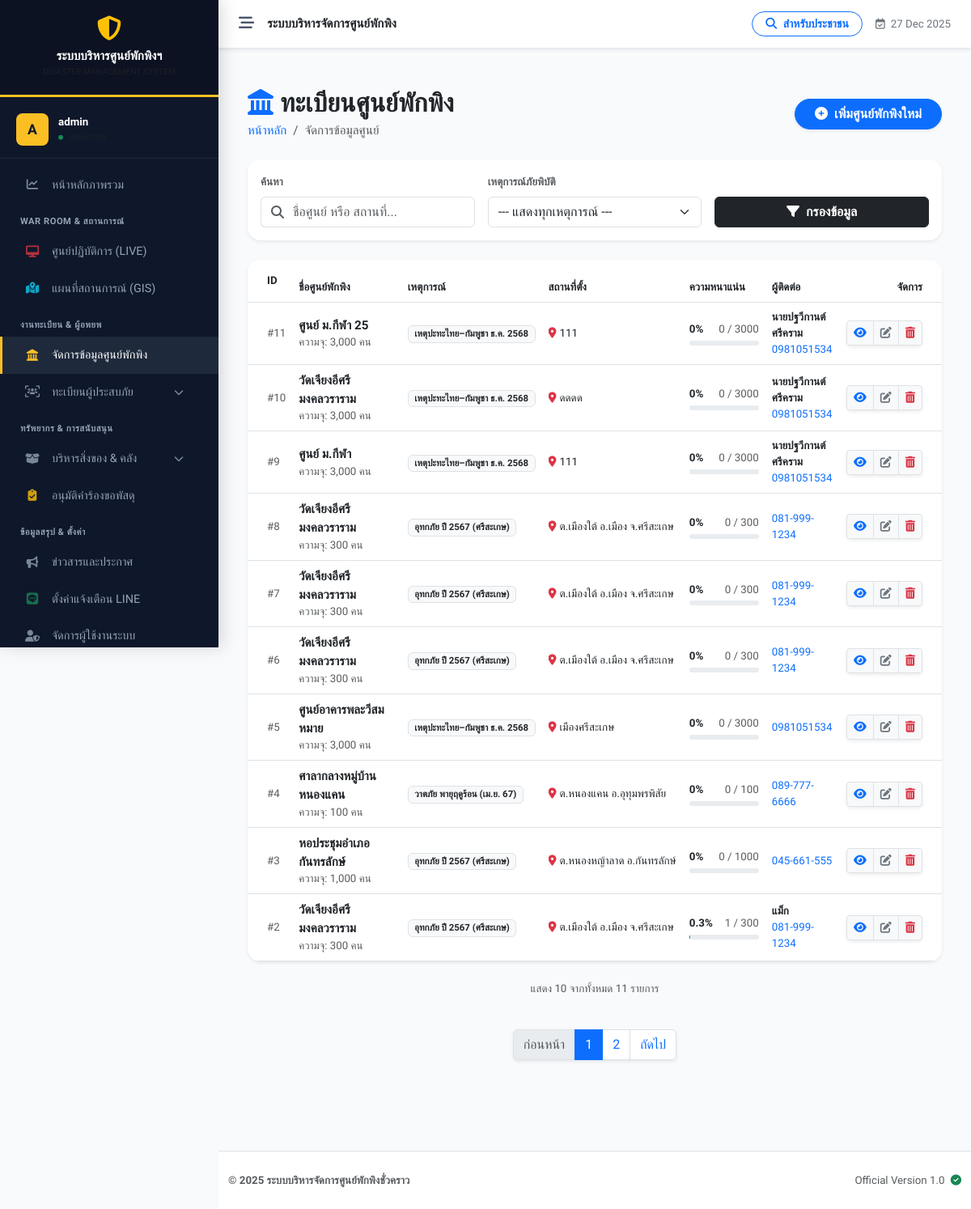
Before: /shelter_list.php (signed in) with the older database file.
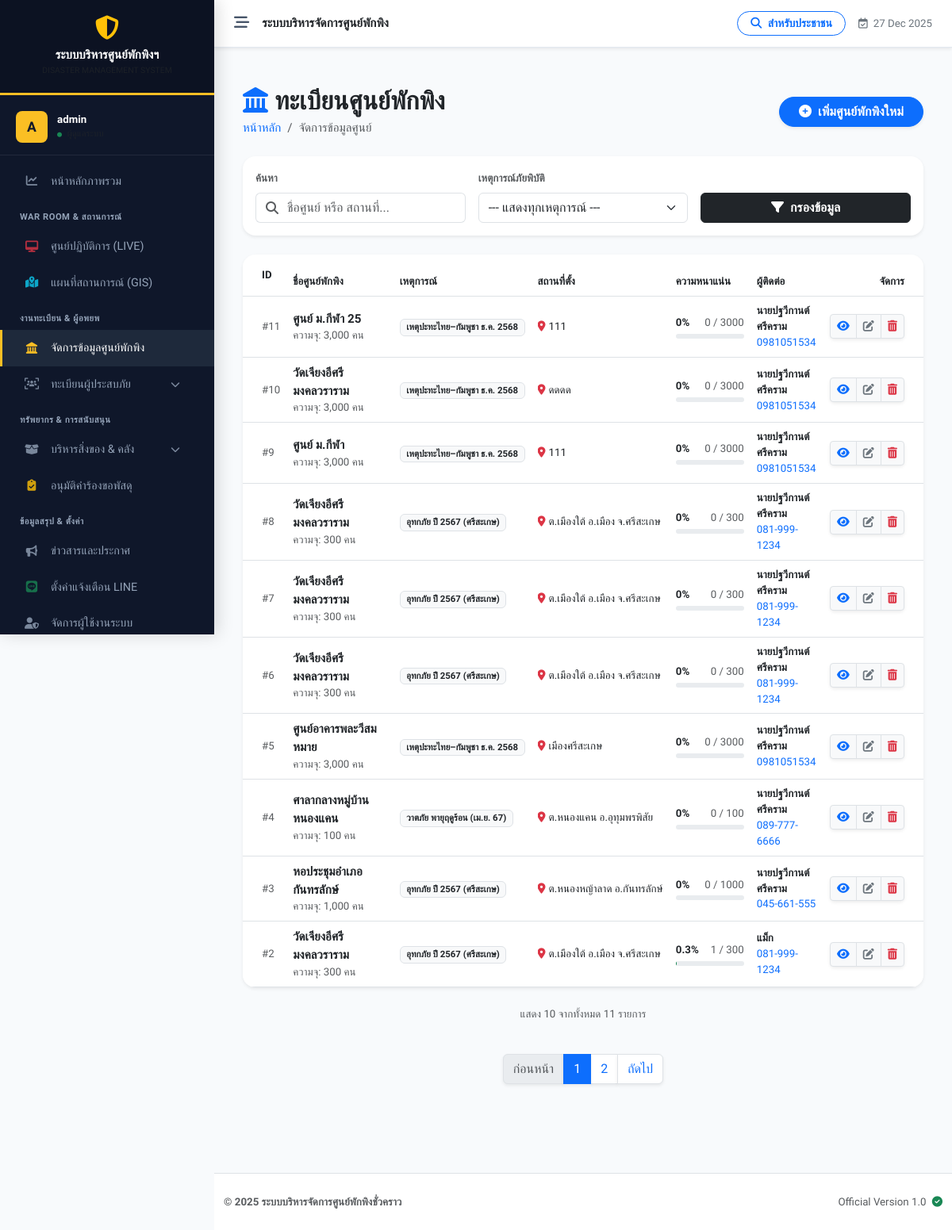
After: the same page with the newer database file.
### tables this page shows
CREATE TABLE `shelters` (
  `id` int(11) NOT NULL,
  `incident_id` int(11) NOT NULL COMMENT 'ผูกกับเหตุการณ์ไหน',
  `name` varchar(200) NOT NULL COMMENT 'ชื่อศูนย์',
  `location` text NOT NULL COMMENT 'ที่ตั้ง',
  `district` varchar(100) DEFAULT NULL,
  `province` varchar(100) DEFAULT NULL,
  `latitude` decimal(10,8) DEFAULT NULL,
  `longitude` decimal(11,8) DEFAULT NULL,
  `capacity` int(11) NOT NULL DEFAULT 0 COMMENT 'ความจุสูงสุด',
  `contact_person` varchar(255) DEFAULT NULL,
  `contact_phone` varchar(20) DEFAULT NULL,
  `status` enum('open','full','closed') NOT NULL DEFAULT 'open',
  `last_updated` datetime DEFAULT NULL,
  `created_at` datetime DEFAULT current_timestamp()
);

CREATE TABLE `incidents` (
  `id` int(11) NOT NULL,
  `name` varchar(200) NOT NULL COMMENT 'ชื่อเหตุการณ์ (เช่น น้ำท่วมปี 67)',
  `type` varchar(50) NOT NULL DEFAULT 'other',
  `description` text DEFAULT NULL,
  `start_date` date NOT NULL,
  `end_date` date DEFAULT NULL,
  `status` enum('active','closed') NOT NULL DEFAULT 'active',
  `created_at` timestamp NOT NULL DEFAULT current_timestamp()
);

### includes/functions.php (called while the page is built, shortened)
<?php
function h($string) {
    return htmlspecialchars($string ?? '', ENT_QUOTES, 'UTF-8');
}

### shelter_list.php (the view, shortened to what the changed rows need)
<?php
require_once 'includes/functions.php';
require_once 'includes/header.php';
$limit = 10;
$page = isset($_GET['page']) ? (int)$_GET['page'] : 1;
$offset = ($page - 1) * $limit;
try {
    $where = [];
    $params = [];
    $types = "";
    $where_sql = !empty($where) ? " WHERE " . implode(" AND ", $where) : "";
    $sql = "SELECT s.*, i.name as incident_name,
            (SELECT COUNT(*) FROM evacuees WHERE shelter_id = s.id AND check_out_date IS NULL) as current_occupancy
            FROM shelters s
            LEFT JOIN incidents i ON s.incident_id = i.id
            $where_sql
            ORDER BY s.id DESC
            LIMIT ?, ?";
    $types_limit = $types . "ii";
    $params_limit = array_merge($params, [$offset, $limit]);
    $stmt = $conn->prepare($sql);
    $stmt->bind_param($types_limit, ...$params_limit);
    $stmt->execute();
    $shelters = $stmt->get_result()->fetch_all(MYSQLI_ASSOC);
} catch (Exception $e) {
    error_log($e->getMessage());
    $shelters = [];
    $total_records = 0;
    $total_pages = 0;
}
?>
<div class="container-fluid py-4">
    <div class="d-flex justify-content-between align-items-center mb-4">
        <div>
            <h2 class="fw-bold text-dark mb-1"><i class="fas fa-landmark text-primary me-2"></i>ทะเบียนศูนย์พักพิง</h2>
        </div>
    </div>
    <div class="card border-0 shadow-sm rounded-4 overflow-hidden mb-4">
        <div class="table-responsive">
            <table class="table table-hover align-middle mb-0">
                <thead class="bg-light">
                    <tr class="text-muted small text-uppercase">
                        <th class="ps-4 py-3" width="5%">ID</th>
                        <th width="20%">ชื่อศูนย์พักพิง</th>
                        <th width="15%">เหตุการณ์</th>
                        <th width="20%">สถานที่ตั้ง</th>
                        <th width="15%">ความหนาแน่น</th>
                        <th width="10%">ผู้ติดต่อ</th>
                        <th class="text-end pe-4" width="15%">จัดการ</th>
                    </tr>
                </thead>
                <tbody>
                    <?php if (!empty($shelters)): ?>
                        <?php foreach ($shelters as $s):
                            $occupancy_perc = ($s['capacity'] > 0) ? ($s['current_occupancy'] / $s['capacity']) * 100 : 0;
                        ?>
                        <tr>
                            <td class="ps-4 text-muted small">#<?php echo $s['id']; ?></td>
                            <td>
                                <div class="fw-bold text-dark"><?php echo h($s['name']); ?></div>
                                <div class="text-muted small">ความจุ: <?php echo number_format($s['capacity']); ?> คน</div>
                            </td>
                            <td>
                                <span class="badge bg-light text-dark border"><?php echo h($s['incident_name'] ?: 'ทั่วไป'); ?></span>
                            </td>
                            <td>
                                <div class="small text-truncate" style="max-width: 200px;" title="<?php echo h($s['location']); ?>">
                                    <i class="fas fa-map-marker-alt text-danger me-1"></i><?php echo h($s['location']); ?>
                                </div>
                            </td>
                            <td>
                                <div class="d-flex justify-content-between mb-1 small">
                                    <span class="fw-bold"><?php echo round($occupancy_perc, 1); ?>%</span>
                                    <span class="text-muted"><?php echo $s['current_occupancy']; ?> / <?php echo $s['capacity']; ?></span>
                                </div>
                                <div class="progress" style="height: 6px; border-radius: 10px;">
                                </div>
                            </td>
                            <td>
                                <div class="small fw-bold"><?php echo h($s['contact_person']); ?></div>
                                <div class="small text-primary"><?php echo h($s['contact_phone']); ?></div>
                            </td>
                            <td class="text-end pe-4">
                                <div class="btn-group shadow-sm">
                                    <a href="shelter_details.php?id=<?php echo $s['id']; ?>" class="btn btn-sm btn-light border" title="ดูรายละเอียด">
                                        <i class="fas fa-eye text-primary"></i>
                                    </a>
                                    <a href="shelter_form.php?id=<?php echo $s['id']; ?>&mode=edit" class="btn btn-sm btn-light border" title="แก้ไข">
                                        <i class="fas fa-edit text-secondary"></i>
                                    </a>
                                    <button onclick="confirmDelete(<?php echo $s['id']; ?>, '<?php echo addslashes($s['name']); ?>')" class="btn btn-sm btn-light border" title="ลบ">
                                        <i class="fas fa-trash-alt text-danger"></i>
                                    </button>
                                </div>
                            </td>
                        </tr>
                        <?php endforeach; ?>
                    <?php endif; ?>
                </tbody>
            </table>
        </div>
    </div>
</div>
<?php include 'includes/footer.php'; ?>

Changed rows visible on the page:
changed shelters id 8: contact_person (not shown) → "นายปฐวีกานต์ ศรีคราม"
changed shelters id 7: contact_person (not shown) → "นายปฐวีกานต์ ศรีคราม"
changed shelters id 6: contact_person (not shown) → "นายปฐวีกานต์ ศรีคราม"
changed shelters "ศูนย์อาคารพละวีสมหมาย": contact_person (not shown) → "นายปฐวีกานต์ ศรีคราม"
changed shelters "ศาลากลางหมู่บ้านหนองแคน": contact_person (not shown) → "นายปฐวีกานต์ ศรีคราม"
changed shelters "หอประชุมอำเภอกันทรลักษ์": contact_person (not shown) → "นายปฐวีกานต์ ศรีคราม"
